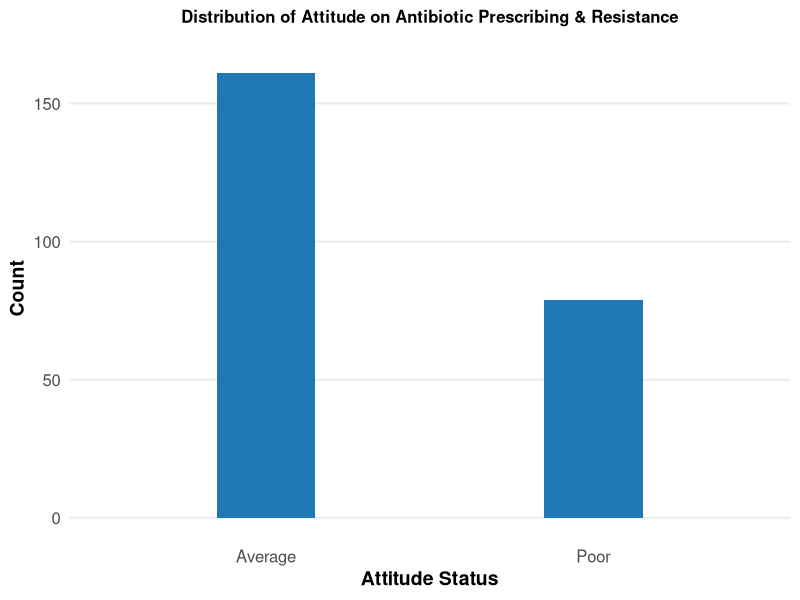

Here is the R script that generated this plot: (Note: this script raises an error after producing the figure.)

install.packages("broom")
install.packages("kableExtra")
install.packages("magrittr")

library(kableExtra)
library(dplyr)
library(knitr)
library(magrittr)
library(readxl)
library(ggplot2)
library(stats)

#data input
main_data <- read_excel("Coded data - Copy.xlsx")
View(main_data)


#missing value
sum(is.na(main_data))



#data labeling demographic data


main_data$How_many_years_working_in_a_hospital <- factor(main_data$How_many_years_working_in_a_hospital ,
                                                      levels = c("I am on attachment","I am a trainee in medicine (internship)", "less than one year","1 to 3 years","4 to 6 years","7 years and more"),
                                                      ordered = TRUE)


main_data$How_many_years_working_in_a_hospital <- as.numeric(main_data$How_many_years_working_in_a_hospital )


main_data$How_many_years_working_in_a_hospital[is.na(main_data$How_many_years_working_in_a_hospital)] <- 
  median(main_data$How_many_years_working_in_a_hospital, na.rm = TRUE)



main_data$Department<-factor(main_data$Department,
                             levels = c("Medicine/Emergency",
                                        "Obstetrics and Gynaecology",
                                        "Outpatients",
                                        "Pharmacy",
                                        "Surgery",
                                        "Others"),
                             ordered = TRUE)

main_data$Department<-as.numeric(main_data$Department)
main_data$Department[is.na(main_data$Department)]<- median(main_data$Department,na.rm = TRUE)

View(main_data)

main_data$Designation...6<-factor(main_data$Designation...6,
                                  levels = c("CO","Consultant","MO","Pharmacist"),
                                  ordered = TRUE)
main_data$Designation...6<- as.numeric(main_data$Designation...6)

main_data$Designation...6[is.na(main_data$Designation...6)]<-median(main_data$Designation...6, na.rm = TRUE)


View(main_data)

#cut method for knowlege_percentage and Attitude_percentage

main_data$Knowladge_parcentage[is.na(main_data$Knowladge_parcentage)]<- mean(main_data$Knowladge_parcentage,na.rm = TRUE)
main_data$Practice_percentage[is.na(main_data$Practice_percentage)]<- mean(main_data$Practice_percentage,na.rm = TRUE)
main_data$Attitude_percentage[is.na(main_data$Attitude_percentage)]<- mean(main_data$Attitude_percentage,na.rm = TRUE)


main_data$Attitude_percentage<- cut(main_data$Attitude_percentage,
                                    breaks = c(-Inf, 51, 79, Inf),
                                    labels = c("Poor","Average","Good"))



main_data$Knowladge_parcentage <- cut(main_data$Knowladge_parcentage,
                                      breaks = c(-Inf, 51, 79, Inf),
                                      labels = c("Poor","Average","Good"))

main_data$Practice_percentage <- cut(main_data$Practice_percentage,
                                     breaks = c(-Inf, 51, 79, Inf),
                                     labels = c("Poor","Average","Good"))

View(main_data)
names(main_data)
str(main_data)



#chi-square test 
#Convert chr to factor 

main_data$Attitude_percentage <- factor(main_data$Attitude_percentage)
main_data$Practice_percentage <- factor(main_data$Practice_percentage )
main_data$Knowladge_parcentage<-factor(main_data$Knowladge_parcentage)

main_data$How_many_years_working_in_a_hospital<-factor(main_data$How_many_years_working_in_a_hospital)
main_data$Department<-factor(main_data$Department)
main_data$Designation...6<-factor(main_data$Designation...6)

str(main_data)

# Conduct Chi-square tests to assess associations between demographic factors and KAP outcomes.

demographic_var <- c("How_many_years_working_in_a_hospital","Department","Designation...6")
KAP_var <- c("Attitude_percentage","Knowladge_parcentage","Practice_percentage")

#
results <- data.frame(demographic_var = character(),
                      KAP_var = character(),
                      KW_Statistic = numeric(),
                      DF = numeric(),
                      P_Value = numeric(),
                      stringsAsFactors = FALSE
)

# Loop through demographic and KAP variables

for (demo in demographic_var) {
  for (kap in KAP_var) {
    if (demo %in% colnames(main_data) && kap %in% colnames(main_data)) {
      
      table_data <- table(main_data[[demo]], main_data[[kap]])
      if (nrow(table_data) > 1 && ncol(table_data) > 1) {
        test_result <- chisq.test(table_data, simulate.p.value = TRUE)
        df_value <- (nrow(table_data) - 1) * (ncol(table_data) - 1)
        
        results <- rbind(results, data.frame(
          demographic_var = demo,
          KA_var = kap,
          Chi_Square = round(test_result$statistic, 3),
          DF = df_value,  
          P_Value = round(test_result$p.value, 3)
        ))
      }
    }
  }
}
print(results)


kableExtra::kbl(results, 
                caption = "Chi-Square Test Results for Demographic Variables vs. KAP Outcomes") %>%
  kableExtra::kable_styling(bootstrap_options = c("striped", "hover", "condensed", "responsive"), 
                            full_width = FALSE, 
                            font_size = 14) %>%
  kableExtra::column_spec(1, bold = TRUE) %>%
  kableExtra::column_spec(6, color = ifelse(results$P_Value < 0.05, "red", "black"))



#Perform t-tests or ANOVA (as appropriate) to compare attitudes across different practitioner groups.

main_data$Designation...6 <- as.factor(main_data$Designation...6)
main_data$Attitude_percentage <- as.numeric(main_data$Attitude_percentage)

anova_model <- aov(Attitude_percentage ~ Designation...6, data = main_data)
summary(anova_model)

# Practioner groups


library(broom)
library(kableExtra)

colnames(main_data)[colnames(main_data) == "On_average_for_every_10_patients_how_many_do_you_prescribed_antibiotics_to?"] <- "Avg_10_Patient_Prescription"
main_data$Avg_10_Patient_Prescription <-as.factor(main_data$Avg_10_Patient_Prescription)
main_data$`To_whom_do_you_prescribe?`<- as.factor(main_data$`To_whom_do_you_prescribe?`)
main_data$`Do_you_follow_any_antibiotic_prescription_guidelines?`<- as.factor(main_data$`Do_you_follow_any_antibiotic_prescription_guidelines?`)


model_1 <- aov(Attitude_percentage ~ Avg_10_Patient_Prescription , data = main_data)

summary(model_1)

model_2 <- aov(Attitude_percentage ~ `To_whom_do_you_prescribe?` , data = main_data)

summary(model_2)

model_3 <- aov(Attitude_percentage ~ `Do_you_follow_any_antibiotic_prescription_guidelines?` , data = main_data)

summary(model_3)

#combine table

anova_results_1 <- tidy(anova_model)
anova_results_2 <- tidy(model_1)
anova_results_3 <- tidy(model_2)
anova_results_4 <- tidy(model_3)

anova_results <- bind_rows(
  anova_results_1 %>% mutate(Model = "anova_model"),
  anova_results_2 %>% mutate(Model = "Model 1"),
  anova_results_2 %>% mutate(Model = "Model 2"),
  anova_results_4 %>% mutate(Model = "Model 3")
)

anova_results <- anova_results %>%
  mutate(p.value = ifelse(is.na(p.value), 1, p.value))

         
kableExtra::kbl(anova_results, 
                caption = "ANOVA Test Results for Different Models") %>%
  kableExtra::kable_styling(bootstrap_options = c("striped", "hover", "condensed", "responsive"), 
                            full_width = FALSE, 
                            font_size = 14) %>%
  kableExtra::column_spec(1, bold = TRUE) %>%
  kableExtra::column_spec(5, color = ifelse(anova_results$p.value < 0.05, "red", "black"))



#visualization of data


library(ggplot2)
#Bar Plot For Attitude
main_data3 <- main_data |> 
  mutate(Attitude_status = case_when(
    Attitude_percentage == 1 ~ "Poor",
    Attitude_percentage == 2 ~ "Average",
    Attitude_percentage == 3 ~ "Good"
  ))

ggplot(main_data3, aes(x = Attitude_status)) +
  geom_bar(position = "dodge", fill = "#1F77B4", width = 0.3) +  # Professional Blue Color
  labs(
    title = "Distribution of Attitude on Antibiotic Prescribing & Resistance",
    x = "Attitude Status",
    y = "Count"
  ) +
  theme_minimal(base_size = 14) +  # Base font size বড় করা
  theme(
    plot.title = element_text(hjust = 0.5, face = "bold", size = 12),  # Title Centered & Bold
    axis.text = element_text(size = 12),  # Axis Labels Bigger
    axis.title = element_text(face = "bold"),  # Axis Titles Bold
    panel.grid.major.x = element_blank(),  # X-axis Grid Line Remove
    panel.grid.minor = element_blank()  # Minor Grid Remove
  ) +
  ylim(0, max(table(main_data3$Attitude_status)) + 5)  # Height Adjusted



#Knowledge Section
ggplot(main_data3, aes(x = `Score Level`)) +
  geom_bar(position = "dodge", fill = "#1F77B4", width = 0.3) +  # Professional Blue Color
  labs(
    title = "Distribution of Knowledge on Antibiotic Prescribing & Resistance",
    x = "Knowledge Status",
    y = "Count"
  ) +
  theme_minimal(base_size = 14) +  # Base font size adjustment
  theme(
    plot.title = element_text(hjust = 0.5, face = "bold", size = 12),  # Title Centered & Bold
    axis.text = element_text(size = 12),  # Axis Labels Bigger
    axis.title = element_text(face = "bold"),  # Axis Titles Bold
    panel.grid.major.x = element_blank(),  # X-axis Grid Line Remove
    panel.grid.minor = element_blank()  # Minor Grid Remove
  ) +
  ylim(0, max(table(main_data3$`Score Level`)) + 5)  # Height Adjusted

#Practice Section 
install.packages("RColorBrewer", dependencies = TRUE)  
library(ggplot2)

library(RColorBrewer)  

#Select coloum
main_data <- main_data %>% 
  select(Practice_Percentage, Designation) %>% 
  mutate(Designation...7 = as.factor(Designation))
#Create Group
grouped_data <- main_data %>%
  group_by(Practice_Percentage, Designation) %>%
  summarise(count = n(), .groups = "drop")

#Create Heat map
ggplot(grouped_data, aes(x = Practice_Percentage, y = Designation, fill = count)) +
  geom_tile() +  # Create the heatmap tiles
  scale_fill_gradient(low = "lightblue", high = "darkblue") +  # Smooth color gradient based on count
  labs(
    x = "Practice Percentage (Score)",  # X-axis label
    y = "Designation",  # Y-axis label
    fill = "Count",  # Legend label
    title = "Heatmap of Practice Percentage vs. Designation"  # Title without subtitle
  ) +
  theme_minimal() +  # Clean minimal theme
  theme(
    axis.text.x = element_text(angle = 45, hjust = 1, size = 12),  # Rotate x-axis labels for readability
    axis.text.y = element_text(size = 12),  # Increase font size for y-axis labels
    axis.title = element_text(size = 14),  # Increase font size for axis titles
    plot.title = element_text(size = 16, face = "bold"),  # Make the plot title bold and larger
    legend.title = element_text(size = 12),  # Legend title size
    legend.text = element_text(size = 10),  # Legend text size
    panel.grid = element_blank(),  # Remove gridlines for a cleaner look
    plot.margin = margin(10, 10, 10, 10)  # Add margin around the plot for spacing
  )
